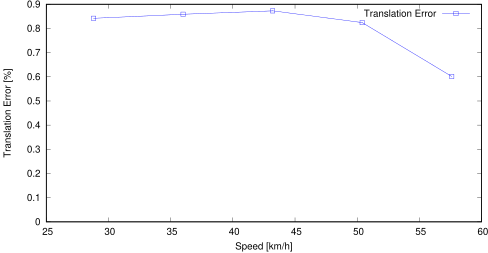

Generate this figure with gnuplot:
set term postscript eps enhanced color
set output "sub09_ts.eps"
set size ratio 0.5
set yrange [0:*]
set xlabel "Speed [km/h]"
set ylabel "Translation Error [%]"
plot "sub09_ts.txt" using ($1*3.6):($2*100) title 'Translation Error' lc rgb "#0000FF" pt 4 w linespoints
